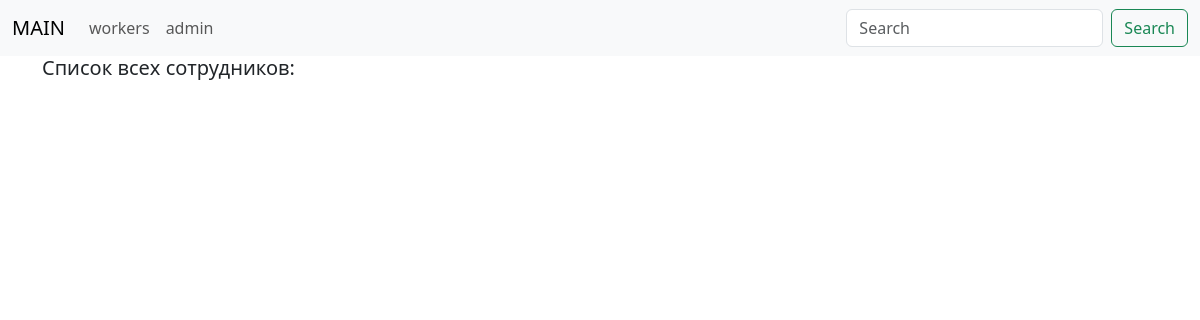
Page /all_workers/ on the earlier database version.
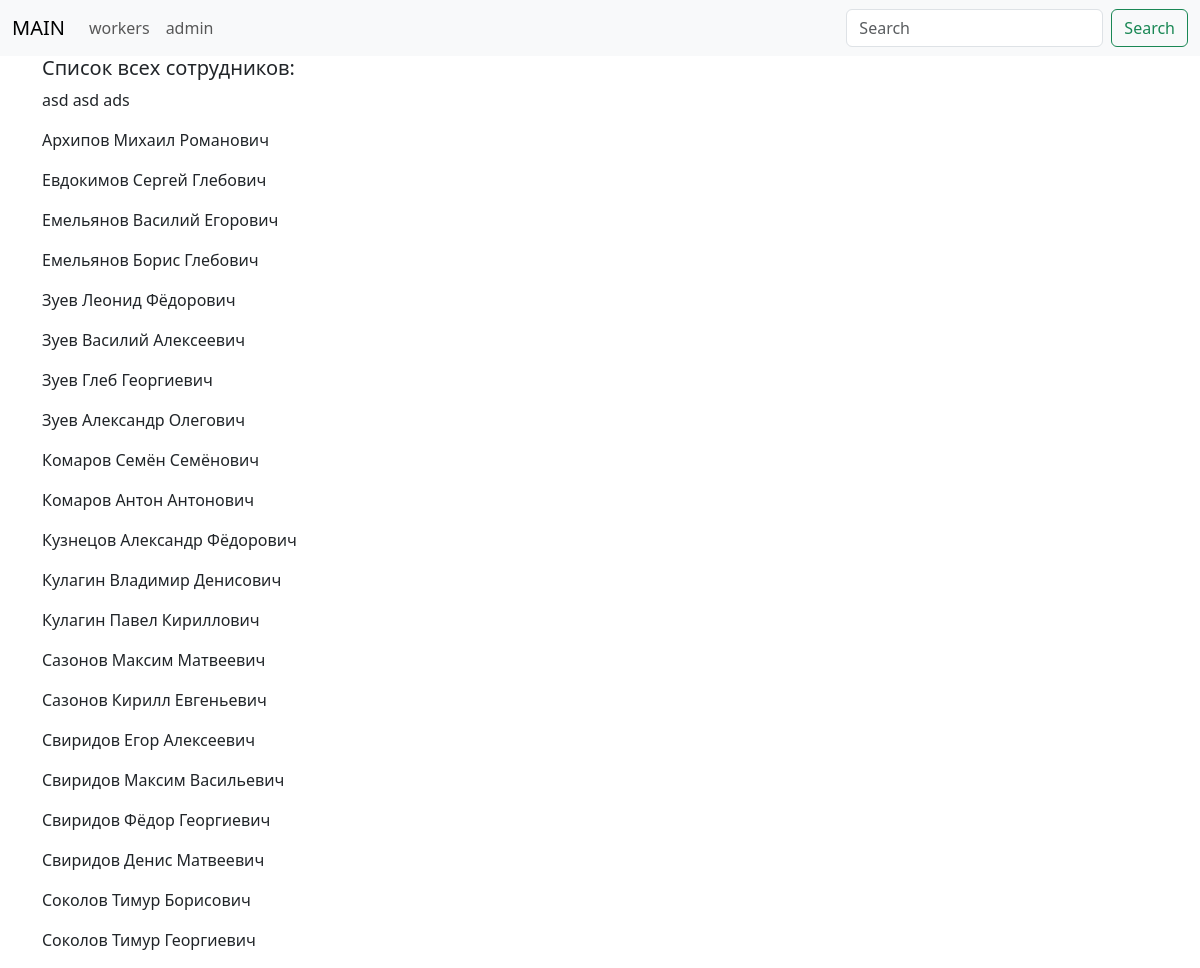
Same page on the later database version.
### core/models.py (models this page shows, shortened)
class Employee(models.Model):
    last_name = models.CharField(max_length=255)
    first_name = models.CharField(max_length=255)
    middle_name = models.CharField(max_length=255)
    employee_number = models.BigIntegerField(unique=True, default=None)
    """Отношения между моделями"""
    department = models.ForeignKey(
        'Department',  # главная модель с которой строятся отношения One to Many
        on_delete=models.SET_NULL,  # обязательный аргумент, поведение при удалении связанного экземпляра
        null=True,  # разрешает оставлять пустое поле в базе данных
        blank=True,  # разрешает оставлять пустое поле при заполнении форм (не имеет отношения к базе данных)
        related_name='employees'  # присваивает связанное имя (если явно не указывать, то сгенерируется автоматически)
    )
    class Meta:
        ordering = ['last_name']

### core/views.py (the view)
# urls.py: path('all_workers/', AllWorkers.as_view(), name='all_workers_url'),
class AllWorkers(View):
    def get(self, request):
        search_query = request.GET.get('search', '')
        if search_query:
            workers = Employee.objects.filter(last_name__icontains=search_query)
        else:
            workers = Employee.objects.all()
        context = {'workers': workers}
        return render(request, 'stuff/all_workers.html', context)

### core/templates/stuff/all_workers.html
{% extends 'base.html' %}
{% block content %}
    <h5>Список всех сотрудников:</h5>
    {% for worker in workers %}
        <p>
            {{ worker.last_name }} {{ worker.first_name }} {{ worker.middle_name }}
        </p>
    {% endfor %}
{% endblock %}

### templates/base.html (shortened to what this page needs)
<!doctype html>
<html lang="ru">
<head>
    <link href="https://cdn.jsdelivr.net/npm/bootstrap@5.3.0/dist/css/bootstrap.min.css" rel="stylesheet"
>
</head>
<body>
<nav class="navbar navbar-expand-lg bg-light">
    <div class="container-fluid">
        <a class="navbar-brand" href="{% url 'main_page_url' %}">MAIN</a>
        <div class="collapse navbar-collapse" id="navbarSupportedContent">
            <ul class="navbar-nav me-auto mb-2 mb-lg-0">
                <li class="nav-item">
                    <a class="nav-link" href="{% url 'all_workers_url' %}">workers</a>
                </li>
                <li class="nav-item">
                    <a class="nav-link" href="{% url 'admin:login' %}">admin</a>
                </li>
            </ul>
            <form class="d-flex" role="search" action="{% url 'all_workers_url' %}">
                <input class="form-control me-2" type="search" placeholder="Search" aria-label="Search" name="search">
                <button class="btn btn-outline-success" type="submit">Search</button>
            </form>
        </div>
    </div>
</nav>
<div class="container">
    <div class="row">
        {% block content %}
        {% endblock %}
    </div>
</div>
</body>
</html>

Differences in the rows shown:
added Employee: last_name "asd", first_name "asd", middle_name "ads"
added Employee: last_name "Архипов", first_name "Михаил", middle_name "Романович"
added Employee: last_name "Евдокимов", first_name "Сергей", middle_name "Глебович"
added Employee: last_name "Емельянов", first_name "Василий", middle_name "Егорович"
added Employee: last_name "Емельянов", first_name "Борис", middle_name "Глебович"
added Employee: last_name "Зуев", first_name "Леонид", middle_name "Фёдорович"
added Employee: last_name "Зуев", first_name "Василий", middle_name "Алексеевич"
added Employee: last_name "Зуев", first_name "Глеб", middle_name "Георгиевич"
added Employee: last_name "Зуев", first_name "Александр", middle_name "Олегович"
added Employee: last_name "Комаров", first_name "Семён", middle_name "Семёнович"
added Employee: last_name "Комаров", first_name "Антон", middle_name "Антонович"
added Employee: last_name "Кузнецов", first_name "Александр", middle_name "Фёдорович"
added Employee: last_name "Кулагин", first_name "Владимир", middle_name "Денисович"
added Employee: last_name "Кулагин", first_name "Павел", middle_name "Кириллович"
added Employee: last_name "Сазонов", first_name "Максим", middle_name "Матвеевич"
added Employee: last_name "Сазонов", first_name "Кирилл", middle_name "Евгеньевич"
added Employee: last_name "Свиридов", first_name "Егор", middle_name "Алексеевич"
added Employee: last_name "Свиридов", first_name "Максим", middle_name "Васильевич"
added Employee: last_name "Свиридов", first_name "Фёдор", middle_name "Георгиевич"
added Employee: last_name "Свиридов", first_name "Денис", middle_name "Матвеевич"
added Employee: last_name "Соколов", first_name "Тимур", middle_name "Борисович"
added Employee: last_name "Соколов", first_name "Тимур", middle_name "Георгиевич"
